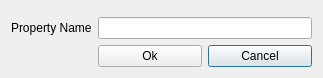
<?xml version="1.0" encoding="UTF-8"?>
<ui version="4.0">
 <class>GenericParameterSetter</class>
 <widget class="QDialog" name="GenericParameterSetter">
  <property name="geometry">
   <rect>
    <x>0</x>
    <y>0</y>
    <width>323</width>
    <height>74</height>
   </rect>
  </property>
  <property name="sizePolicy">
   <sizepolicy hsizetype="MinimumExpanding" vsizetype="MinimumExpanding">
    <horstretch>0</horstretch>
    <verstretch>0</verstretch>
   </sizepolicy>
  </property>
  <property name="windowTitle">
   <string>Enter parameters</string>
  </property>
  <layout class="QGridLayout" name="gridLayout">
   <item row="0" column="0" colspan="3">
    <widget class="ConnectionWidget" name="connectionWidget" native="true"/>
   </item>
   <item row="1" column="0">
    <widget class="QLabel" name="label">
     <property name="sizePolicy">
      <sizepolicy hsizetype="Maximum" vsizetype="Preferred">
       <horstretch>0</horstretch>
       <verstretch>0</verstretch>
      </sizepolicy>
     </property>
     <property name="text">
      <string>Property Name</string>
     </property>
    </widget>
   </item>
   <item row="1" column="1" colspan="2">
    <widget class="QLineEdit" name="customNameLineEdit">
     <property name="sizePolicy">
      <sizepolicy hsizetype="MinimumExpanding" vsizetype="Fixed">
       <horstretch>0</horstretch>
       <verstretch>0</verstretch>
      </sizepolicy>
     </property>
     <property name="maximumSize">
      <size>
       <width>9999</width>
       <height>16777215</height>
      </size>
     </property>
     <property name="readOnly">
      <bool>false</bool>
     </property>
    </widget>
   </item>
   <item row="2" column="2">
    <widget class="QPushButton" name="cancelPushButton">
     <property name="text">
      <string>Cancel</string>
     </property>
    </widget>
   </item>
   <item row="2" column="1">
    <widget class="QPushButton" name="okPushButton">
     <property name="text">
      <string>Ok</string>
     </property>
    </widget>
   </item>
  </layout>
 </widget>
 <customwidgets>
  <customwidget>
   <class>ConnectionWidget</class>
   <extends>QWidget</extends>
   <header>DsgTools.gui.CustomWidgets.ConnectionWidgets.connectionWidget.h</header>
   <container>1</container>
  </customwidget>
 </customwidgets>
 <resources/>
 <connections/>
</ui>
